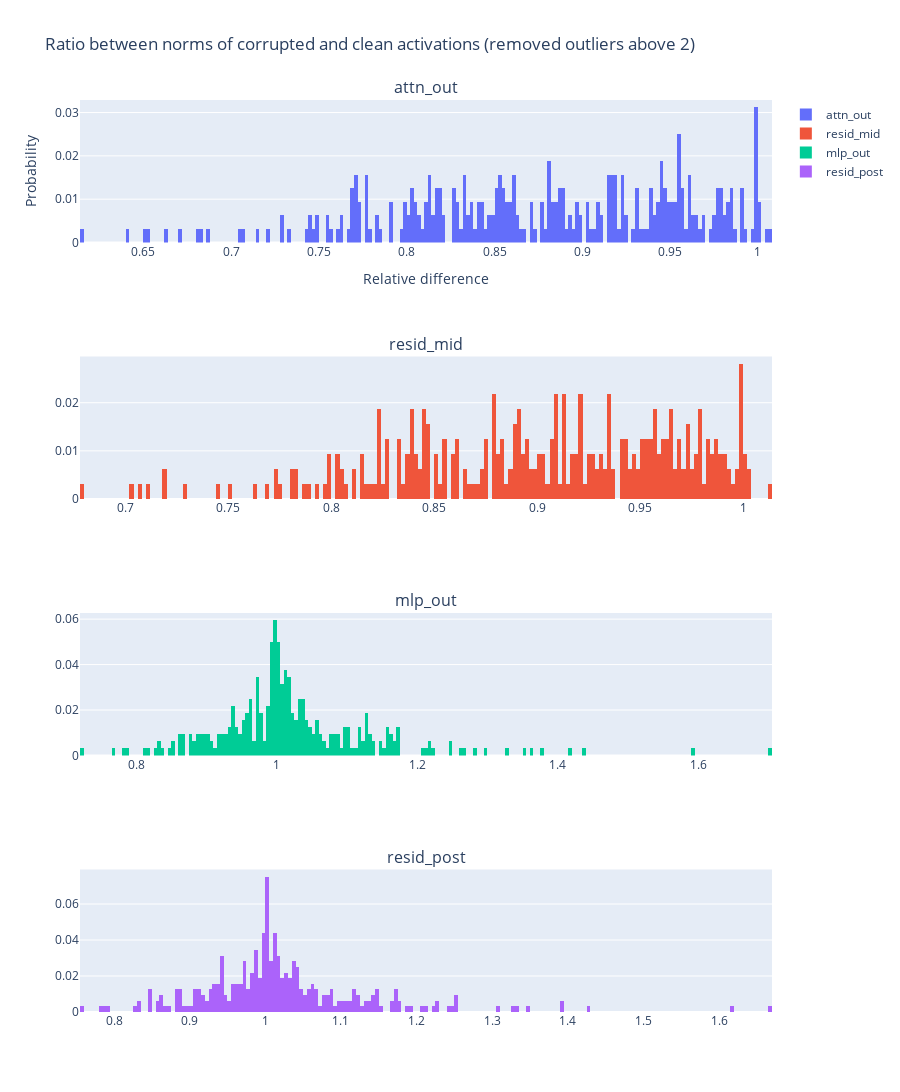

Notebook code for this chart:
### Markdown cell above
Okay, so what seems to happen is what I would've predicted — ablating something in attn_out reduces its norm, which reduces the norm of resid_mid by a smaller amount. What happens afterwards is kinda surprising, it seems like pretty often the norm of mlp_out and resid_post actually increases as a result of the ablation, but this seems to really depend on the example.

Let's do this at scale now.

### Code cell
def test_post_ablation_norms(n_tokens=10_000, n_features: int | None = None):
    n_features_is_fixed = n_features is not None

    tokens = lu.gib_tokens(n_tokens=n_tokens).reshape(-1, 32)

    results = []
    for prompt in tqdm(tokens):
        names_filter = lambda x: 'resid' in x or 'out' in x
        _, clean_cache = model.run_with_cache(prompt, names_filter=names_filter)

        # (note that I'm skipping resid_pre since it's always 0 — it's before the intervention)
        clean_norms = get_all_norms(clean_cache)[1:, -1]

        sae_acts = lu.get_sae_acts(saes['attn_out'], clean_cache['attn_out', 0][0, -1])
        sae_active_feats = torch.nonzero(sae_acts).squeeze()

        # pick a random subset
        if not n_features_is_fixed:
            n_features = torch.randint(1, sae_active_feats.shape[0], (1,)).item()
        feature_to_ablate = sae_active_feats[torch.randperm(sae_active_feats.shape[0])[:n_features]]

        with model.hooks(fwd_hooks=[(get_act_name('attn_out', 0),
                                    lu.ablate_sae_feature(saes, feature_to_ablate))]):
            _, corrupted_cache = model.run_with_cache(prompt, names_filter=names_filter)
            corrupted_norms = get_all_norms(corrupted_cache)[1:, -1]

        results.append(corrupted_norms / (clean_norms + 1e-9))
    results = torch.stack(results)

    print(f"Means: {results.mean(dim=0)}")
    print(f"Stds: {results.std(dim=0)}")

    # create histograms for each hook point (as subplots)
    hook_names = ['attn_out', 'resid_mid', 'mlp_out', 'resid_post']
    fig = make_subplots(rows=len(hook_names), cols=1, subplot_titles=hook_names)

    for i, name in enumerate(hook_names):
        # remove outliers from the histogram (anything above 2)
        results_filtered = results[:, i][results[:, i] < 2]
        
        fig.add_trace(go.Histogram(x=results_filtered,
                                histnorm='probability',
                                nbinsx=300,
                                name=name),
                    row=i+1, col=1)  # Update row for each subplot

    fig.update_layout(height=300*len(hook_names),  # Adjust height based on number of subplots
                    title_text='Ratio between norms of corrupted and clean activations ' +
                        f'(removed outliers above 2{f" n_features={n_features}" if n_features_is_fixed else ""})',
                    xaxis_title_text='Relative difference',
                    yaxis_title_text='Probability')

    # Update xaxis and yaxis titles for each subplot if needed
    # This is just an example for the first subplot
    fig.update_xaxes(title_text='Relative difference', row=1, col=1)
    fig.update_yaxes(title_text='Probability', row=1, col=1)

    # Show the figure
    fig.show()
test_post_ablation_norms()

### Figure 1 — Plotly figure (JSON) as saved in the notebook; plotly's stock layout.template omitted (floating-point values rounded to 4 significant figures; data arrays with more than 128 entries replaced by an {"elided": "..."} marker saying what was removed)
{"data": [{"histnorm": "probability", "name": "attn_out", "nbinsx": 300, "type": "histogram", "x": {"elided": "320 float values"}, "xaxis": "x", "yaxis": "y"}, {"histnorm": "probability", "name": "resid_mid", "nbinsx": 300, "type": "histogram", "x": {"elided": "320 float values"}, "xaxis": "x2", "yaxis": "y2"}, {"histnorm": "probability", "name": "mlp_out", "nbinsx": 300, "type": "histogram", "x": {"elided": "319 float values"}, "xaxis": "x3", "yaxis": "y3"}, {"histnorm": "probability", "name": "resid_post", "nbinsx": 300, "type": "histogram", "x": {"elided": "319 float values"}, "xaxis": "x4", "yaxis": "y4"}], "layout": {"annotations": [{"font": {"size": 16}, "showarrow": false, "text": "attn_out", "x": 0.5, "xanchor": "center", "xref": "paper", "y": 1, "yanchor": "bottom", "yref": "paper"}, {"font": {"size": 16}, "showarrow": false, "text": "resid_mid", "x": 0.5, "xanchor": "center", "xref": "paper", "y": 0.7188, "yanchor": "bottom", "yref": "paper"}, {"font": {"size": 16}, "showarrow": false, "text": "mlp_out", "x": 0.5, "xanchor": "center", "xref": "paper", "y": 0.4375, "yanchor": "bottom", "yref": "paper"}, {"font": {"size": 16}, "showarrow": false, "text": "resid_post", "x": 0.5, "xanchor": "center", "xref": "paper", "y": 0.1562, "yanchor": "bottom", "yref": "paper"}], "height": 1200, "title": {"text": "Ratio between norms of corrupted and clean activations (removed outliers above 2)"}, "xaxis": {"anchor": "y", "domain": [0, 1], "title": {"text": "Relative difference"}}, "xaxis2": {"anchor": "y2", "domain": [0, 1]}, "xaxis3": {"anchor": "y3", "domain": [0, 1]}, "xaxis4": {"anchor": "y4", "domain": [0, 1]}, "yaxis": {"anchor": "x", "domain": [0.8438, 1], "title": {"text": "Probability"}}, "yaxis2": {"anchor": "x2", "domain": [0.5625, 0.7188]}, "yaxis3": {"anchor": "x3", "domain": [0.2812, 0.4375]}, "yaxis4": {"anchor": "x4", "domain": [0, 0.1562]}}}
